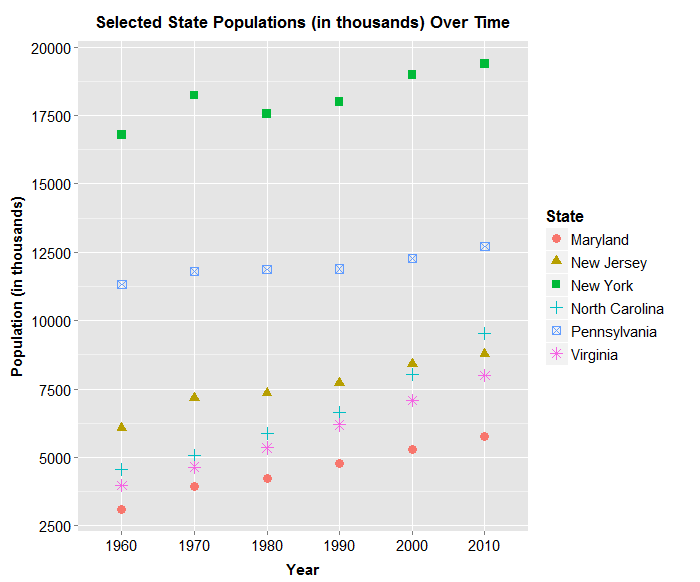

Generate this figure with R:
# This script creates a scatter plot using (a subset of) 'census_data.csv'.

# A description of 'census_data.csv' can be found in 'census_data_scrape_and_process.R'.
# To avoid an overwhelming plot, I will be using a subset of 'census_data.csv' consisting of
# all observations for 6 states (North Carolina, Maryland, New Jersey, Pennsylvania, Virginia, 
# and New York).

# Load packages.
library(data.table)
library(reshape2)
library(ggplot2)

# Load data.
census_data = data.table(read.csv('census_data.csv', 
                                  header = T, 
                                  stringsAsFactors = F, 
                                  check.names = F))

#####
# SUBSET/PROCESS DATA.

  # Remove unneeded column.
  census_data$`Area (sq. miles)` = NULL

  # Specify states of interest.
  states = c('North Carolina', 'Maryland', 'New Jersey', 'Pennsylvania', 
             'Virginia', 'New York')
  
  # Create data subset (specified above).
  census_subset = census_data[Name %in% states]
  
  # Divided population values by 1000 for easier graph viewing.
  census_subset$`1960` = census_subset$`1960` / 1000
  census_subset$`1970` = census_subset$`1970` / 1000
  census_subset$`1980` = census_subset$`1980` / 1000
  census_subset$`1990` = census_subset$`1990` / 1000
  census_subset$`2000` = census_subset$`2000` / 1000
  census_subset$`2010` = census_subset$`2010` / 1000
  
  # Melt 'census_subset' to allow creation of scatter plot.
  census_subset = melt(census_subset, 
                       id = 'Name')
  
  # Change column names of 'census_subset'.
  setnames(census_subset, 
           names(census_subset), 
           c('State', 'Year', 'Population'))

#####  
# Plot data.
ggplot(data = census_subset, 
       aes(x = Year, 
           y = Population, 
           color = State, 
           shape = State)) +
  geom_point(size = 4) +
  scale_y_continuous(breaks = seq(2500, 20000, by = 2500)) +
  theme(axis.text.x = element_text(color = 'black', 
                                   size = 15), 
        axis.text.y = element_text(color = 'black', 
                                   size = 15), 
        axis.title.x = element_text(face = 'bold', 
                                    size = 15, 
                                    vjust = -0.25), 
        axis.title.y = element_text(face = 'bold', 
                                    size = 15, 
                                    vjust = 1), 
        plot.title = element_text(face = 'bold',
                                  size = 17, 
                                  vjust = 1.5), 
        legend.title = element_text(size = 16), 
        legend.text = element_text(size = 15)) +
  ggtitle('Selected State Populations (in thousands) Over Time') +
  xlab('Year') +
  ylab('Population (in thousands)')
